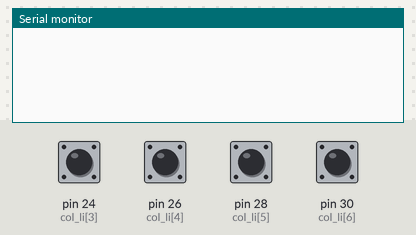
A sketch run on a simulated Arduino Mega 2560, built with avr-gcc and run on an emulated ATmega2560. Shown: the last lines printed to the serial monitor. Inputs (shaded band) come from the test bench; at power-on: pin 24 (col_li[3]), pin 26 (col_li[4]), pin 28 (col_li[5]), pin 30 (col_li[6]) HIGH.

Above: at 1.2 s.
1.3 s: pin 24 (col_li[3]) pulled LOW for 0.15 s
At 1.7 s:
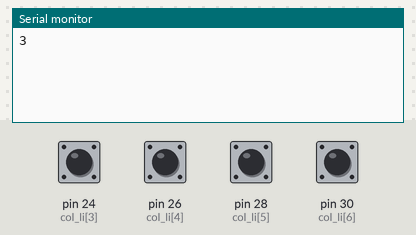
2.9 s: pin 30 (col_li[6]) pulled LOW for 1 s
At 4.8 s:
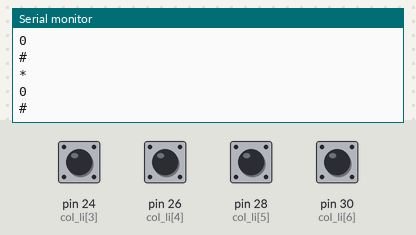
5.4 s: pin 26 (col_li[4]) pulled LOW for 0.15 s
At 6.1 s:
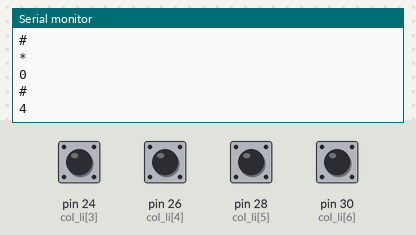
7.0 s: pin 28 (col_li[5]) pulled LOW for 0.15 s
At 8.2 s:
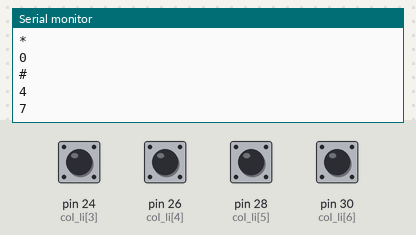
8.6 s: pin 24 (col_li[3]) pulled LOW for 1 s
At 10.3 s:
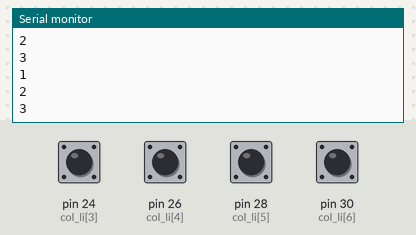
11.1 s: pin 26 (col_li[4]) pulled LOW for 1 s
At 12.2 s:
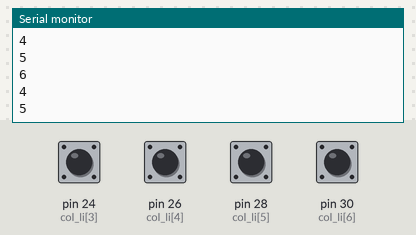
Timing chart, 0 to 14.1 s (numbered marks = the images above; inputs shaded):
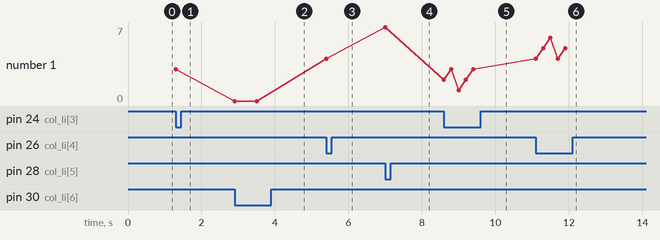

The sketch:

BOTAOnumericoCORRETO.ino
```cpp
byte col_li[7] = {36, 34, 32, 24, 26, 28, 30};
const char saida[12] = {'1','2','3','4','5','6','7','8','9','*','0','#'};
void setup()
{
  for (byte i = 0; i < 7; i++)
  {
    //Definir as colunas como saida e deixar as colunas ligadas.
    if (i < 3) {
      pinMode(col_li[i], OUTPUT);
      digitalWrite(36, HIGH);
    }
    //Definir as linhas como entrada.
    else pinMode(col_li[i], INPUT_PULLUP);
  }
  Serial.begin(9600);
}
void loop()
{
  //Alternar entre as colunas.
  for (byte coluna = 0; coluna < 3; coluna++)
  {
    //Colunas em low.
    digitalWrite(col_li[coluna], LOW);
    //Alternar entre as linhas.
    for (byte linha = 3; linha < 7; linha++)
    {
      //Ler as linhas.
      if (!digitalRead(col_li[linha]))
      {
       //Vai contar ate 3 entre as colunas e fazer vezes 3.
        Serial.println(saida[coluna + ((linha - 3) * 3)]);
        delay(200);
      }
    }
    //Colocar as colunas em HIGH novamente.
    digitalWrite(col_li[coluna], HIGH);
  }
}
```

Measured:
- after the input at 1.3 s, the serial monitor: prints a new line at once (image 1)
- after the input at 2.9 s, the serial monitor: prints a new line at once (image 2)
- after the input at 5.4 s, the serial monitor: prints a new line at once (image 3)
- after the input at 7.0 s, the serial monitor: prints a new line at once (image 4)
- after the input at 8.6 s, the serial monitor: prints a new line at once (image 5)
- after the input at 11.1 s, the serial monitor: prints a new line at once (image 6)
- plotted number 1: 3 → 0 after the input at 2.9 s, 0 → 4 after the input at 5.4 s, 4 → 7 after the input at 7.0 s, 7 → 3 after the input at 8.6 s, 3 → 5 after the input at 11.1 s
